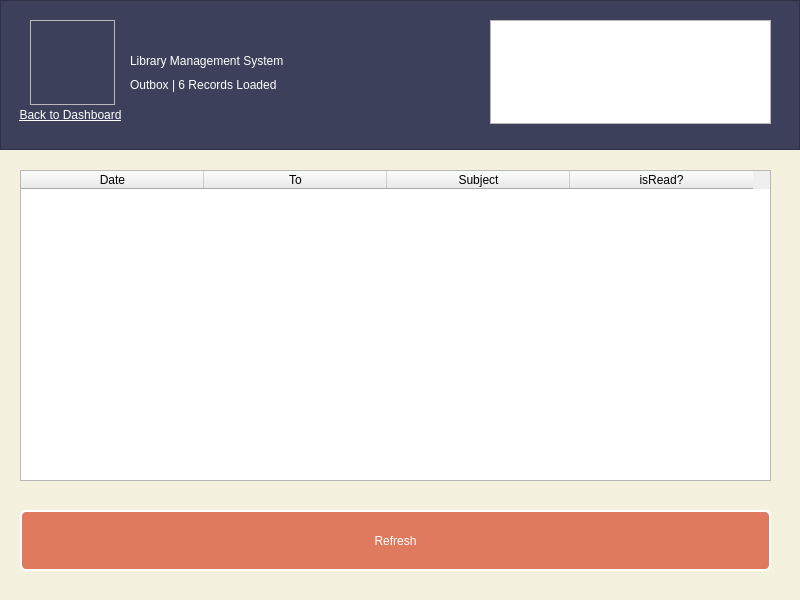
<?xml version="1.0" encoding="UTF-8"?>
<ui version="4.0">
 <class>outbox</class>
 <widget class="QWidget" name="outbox">
  <property name="geometry">
   <rect>
    <x>0</x>
    <y>0</y>
    <width>800</width>
    <height>600</height>
   </rect>
  </property>
  <property name="windowTitle">
   <string>Outbox</string>
  </property>
  <property name="windowIcon">
   <iconset resource="res.qrc">
    <normaloff>:/icons/icons/library.png</normaloff>:/icons/icons/library.png</iconset>
  </property>
  <property name="styleSheet">
   <string notr="true">#outbox
{
	background-color: rgb(244, 241, 222);
	color: rgb(61, 64, 91);
}
QPushButton
{
	font: 10pt &quot;IRANYekan&quot;;
	background-color: rgb(224, 122, 95);
	color: rgb(255, 255, 255);
    border: 2px solid rgb(255, 255, 255);
    border-radius: 6px;
}
QPushButton:hover
{
	background-color: rgb(242, 204, 143);
}</string>
  </property>
  <widget class="QFrame" name="frame_top">
   <property name="geometry">
    <rect>
     <x>0</x>
     <y>0</y>
     <width>800</width>
     <height>150</height>
    </rect>
   </property>
   <property name="styleSheet">
    <string notr="true">#frame_top
{
background-color: rgb(61, 64, 91);
color: rgb(255, 255, 255);
}
#pushButton_backtodash
{
background-color: rgb(61, 64, 91);
color: rgb(255, 255, 255);
}
QLabel
{
background-color: rgb(61, 64, 91);
color: rgb(255, 255, 255);
}</string>
   </property>
   <property name="frameShape">
    <enum>QFrame::StyledPanel</enum>
   </property>
   <property name="frameShadow">
    <enum>QFrame::Raised</enum>
   </property>
   <widget class="QFrame" name="frame_icon">
    <property name="geometry">
     <rect>
      <x>30</x>
      <y>20</y>
      <width>85</width>
      <height>85</height>
     </rect>
    </property>
    <property name="styleSheet">
     <string notr="true">image: url(:/icons/icons/outbox.png);</string>
    </property>
    <property name="frameShape">
     <enum>QFrame::StyledPanel</enum>
    </property>
    <property name="frameShadow">
     <enum>QFrame::Raised</enum>
    </property>
   </widget>
   <widget class="QLabel" name="label">
    <property name="geometry">
     <rect>
      <x>130</x>
      <y>75</y>
      <width>320</width>
      <height>20</height>
     </rect>
    </property>
    <property name="styleSheet">
     <string notr="true">font: 25 10pt &quot;IRANYekan Light&quot;;</string>
    </property>
    <property name="text">
     <string>Outbox | 6 Records Loaded</string>
    </property>
   </widget>
   <widget class="QLabel" name="label_title">
    <property name="geometry">
     <rect>
      <x>130</x>
      <y>45</y>
      <width>451</width>
      <height>31</height>
     </rect>
    </property>
    <property name="styleSheet">
     <string notr="true">font: 75 14pt &quot;IRANYekan&quot;;</string>
    </property>
    <property name="text">
     <string>Library Management System</string>
    </property>
   </widget>
   <widget class="QPlainTextEdit" name="plainTextEdit">
    <property name="geometry">
     <rect>
      <x>490</x>
      <y>20</y>
      <width>281</width>
      <height>104</height>
     </rect>
    </property>
    <property name="styleSheet">
     <string notr="true">font: 8pt &quot;IRANYekan&quot;;</string>
    </property>
    <property name="readOnly">
     <bool>true</bool>
    </property>
   </widget>
   <widget class="QPushButton" name="pushButton_backtodash">
    <property name="geometry">
     <rect>
      <x>10</x>
      <y>105</y>
      <width>121</width>
      <height>20</height>
     </rect>
    </property>
    <property name="styleSheet">
     <string notr="true">border: 0px;
text-decoration: underline;
font: 25 7pt &quot;IRANYekan Light&quot;;</string>
    </property>
    <property name="text">
     <string>&amp;Back to Dashboard</string>
    </property>
    <property name="flat">
     <bool>true</bool>
    </property>
   </widget>
  </widget>
  <widget class="QTableWidget" name="tableWidget">
   <property name="geometry">
    <rect>
     <x>20</x>
     <y>170</y>
     <width>751</width>
     <height>311</height>
    </rect>
   </property>
   <property name="selectionBehavior">
    <enum>QAbstractItemView::SelectRows</enum>
   </property>
   <property name="sortingEnabled">
    <bool>true</bool>
   </property>
   <attribute name="horizontalHeaderDefaultSectionSize">
    <number>183</number>
   </attribute>
   <column>
    <property name="text">
     <string>Date</string>
    </property>
   </column>
   <column>
    <property name="text">
     <string>To</string>
    </property>
   </column>
   <column>
    <property name="text">
     <string>Subject</string>
    </property>
   </column>
   <column>
    <property name="text">
     <string>isRead?</string>
    </property>
   </column>
  </widget>
  <widget class="QPushButton" name="pushButton">
   <property name="geometry">
    <rect>
     <x>20</x>
     <y>510</y>
     <width>751</width>
     <height>61</height>
    </rect>
   </property>
   <property name="text">
    <string>Refresh</string>
   </property>
  </widget>
 </widget>
 <resources>
  <include location="res.qrc"/>
 </resources>
 <connections/>
</ui>
